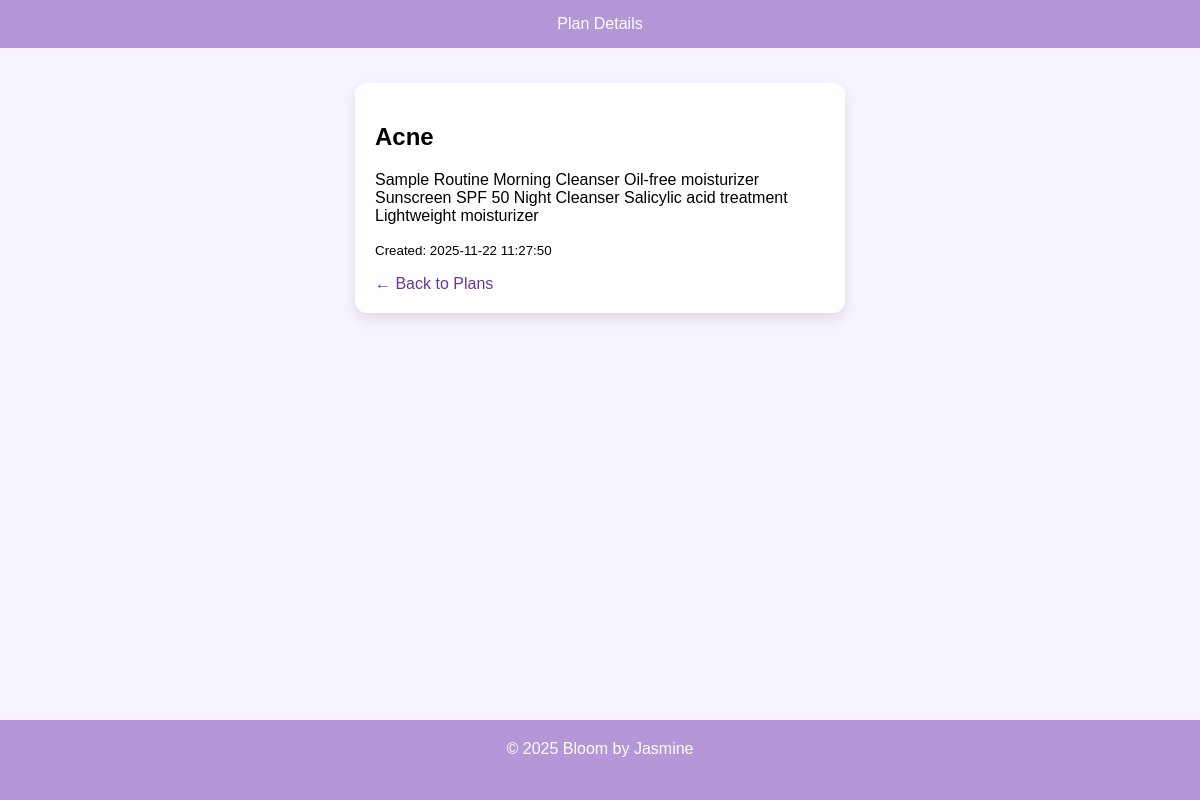
The page /view_plan/1 (signed in) on the database its author committed.
### tables this page shows
CREATE TABLE plans (
            id INTEGER PRIMARY KEY AUTOINCREMENT,
            user_id INTEGER,
            title TEXT,
            description TEXT,
            created_at TIMESTAMP DEFAULT CURRENT_TIMESTAMP
        );

### main.py (the view)
@app.route("/view_plan/<int:plan_id>")
def view_plan(plan_id):
    if "user_id" not in session:
        return redirect(url_for("login"))
    conn = get_db()
    c = conn.cursor()
    c.execute("SELECT * FROM plans WHERE id=?", (plan_id,))
    plan = c.fetchone()
    conn.close()
    return render_template("view_plan.html", plan=plan)

### main.py (called while the page is built)
def get_db():
    conn = sqlite3.connect("skincare.db")
    return conn

### templates/view_plan.html (shortened to what this page needs)
<!DOCTYPE html>
<html lang="en">
<head>
</head>
<body>
<div class="page-container">
<div class="content-wrap">
<header>Plan Details</header>
<div class="box">
  <h2>{{ plan[2] }}</h2>
  <p>{{ plan[3] }}</p>
  <p><small>Created: {{ plan[4] }}</small></p>
  <a href="{{ url_for('plans_page') }}">← Back to Plans</a>
</div>
</div>
<footer>© 2025 Bloom by Jasmine</footer>
</div>
</body>
</html>

### templates/view_plan.html (style rules this page uses)
html, body { height:100%; margin:0; }
.page-container { min-height:100%; position:relative; }
.content-wrap { padding-bottom:80px; }
footer { position:absolute; bottom:0; width:100%; height:60px; background:#b497d6; color:white; text-align:center; padding-top:20px; }
body { background:#f8f4ff; font-family:Poppins,Arial; }
header { background:#b497d6; color:white; text-align:center; padding:15px; }
.box { background:white; width:450px; margin:35px auto; padding:20px; border-radius:12px; box-shadow:0 6px 14px rgba(0,0,0,0.1); }
a { color:#6a359c; text-decoration:none; }

### rows shown on the page
plans: title "Acne", description "Sample Routine Morning Cleanser Oil-free moisturizer Sunscreen SPF 50 Night Cleanser Salicylic acid treatment Lightweight moisturizer", created_at "2025-11-22 11:27:50"
